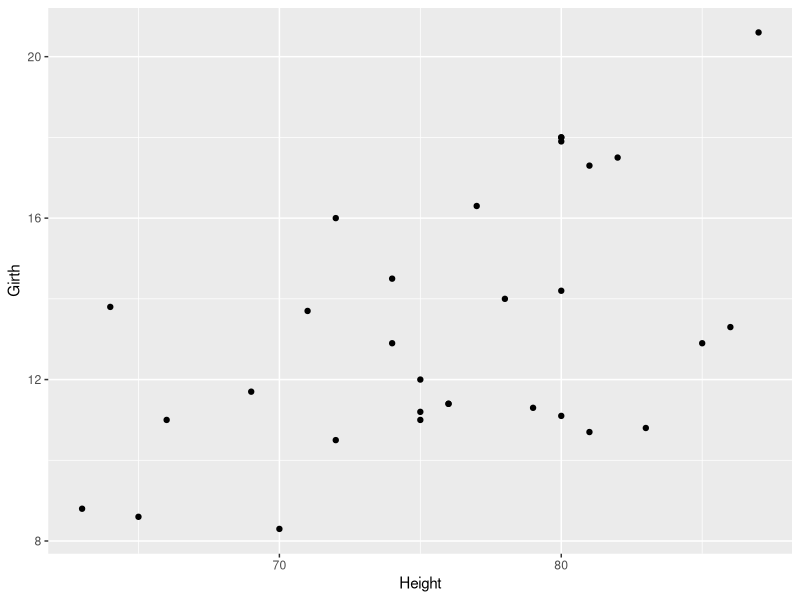
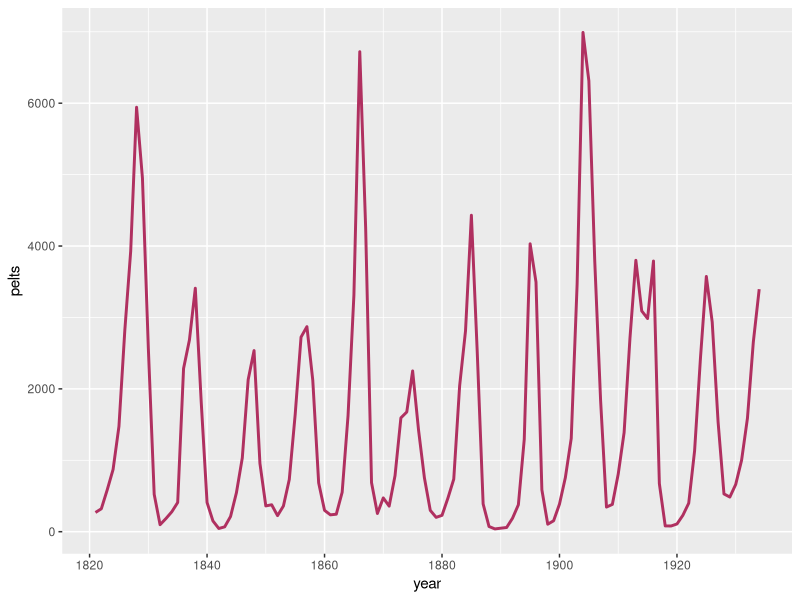
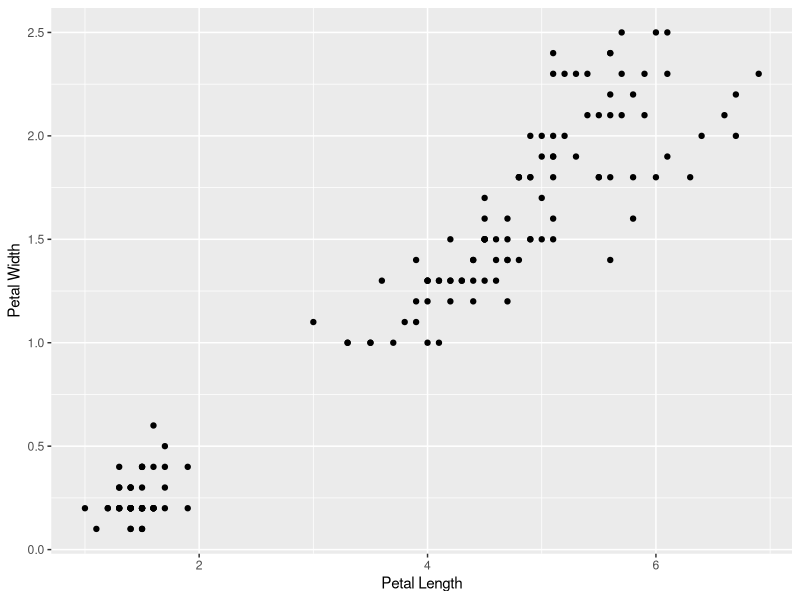
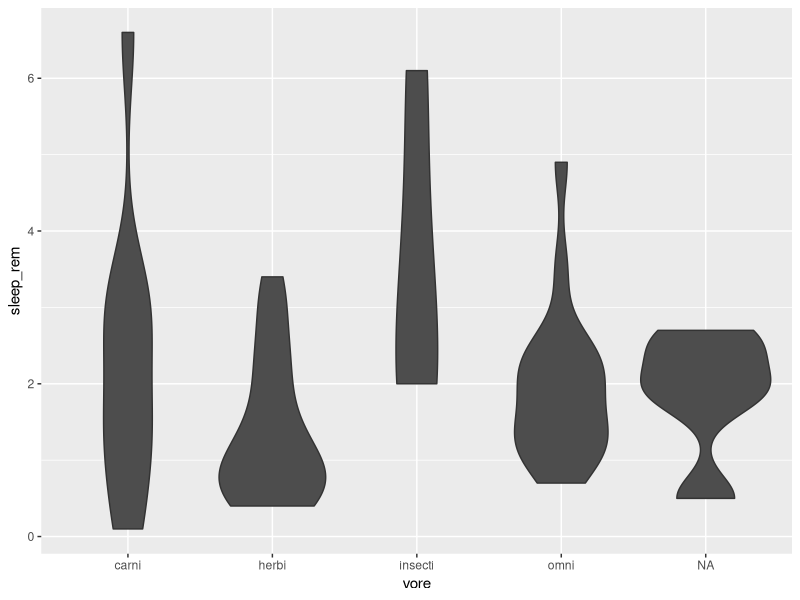
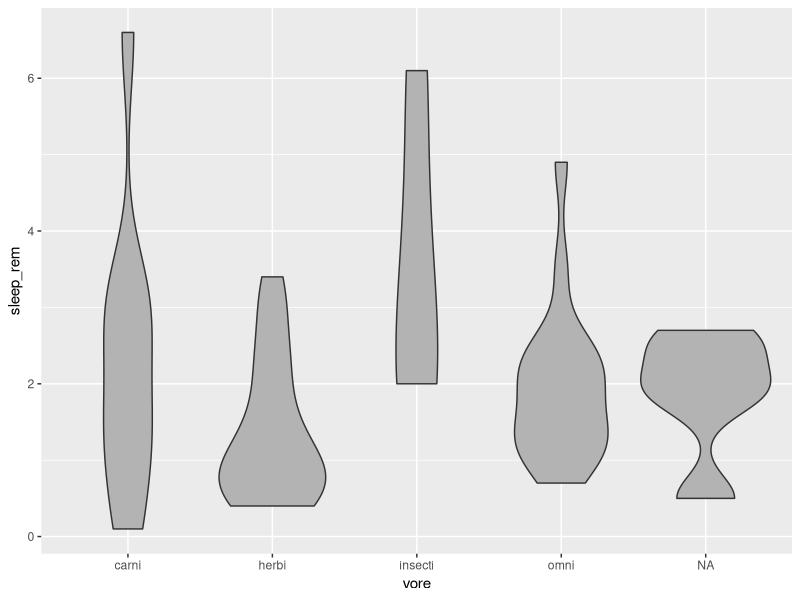

The R source for these figures, in order:
## ---- chunk 1
library(tidyverse)
## ---- chunk 2
data(trees)
?trees

ggplot(data=trees)+
  geom_point(mapping=aes(x=Height,y=Girth))
## ---- chunk 3
data(lynx)
?lynx

#creating a vector for years 1821-1934
year <- c(1821:1934)
year

#inspecting the class of the lynx data set
class(lynx)
# the class is "time series"

#converting ts to vector
pelts <- as.vector(lynx)
pelts

#creating a data frame with pelts and year
lynxDF <- data.frame(year,pelts)
lynxDF

#plotting with ggplot. A maroon linechart
ggplot(data=lynxDF)+
  geom_line(mapping=aes(x=year,y=pelts),color="Maroon",size=1)
## ---- chunk 4
#iris data set
data(iris)

?iris

#iris scatter plot with modified labels
ggplot(data=iris)+
  geom_point(mapping=aes(x=Petal.Length,y=Petal.Width)) +
  labs(x="Petal Length", y = "Petal Width")
## ---- chunk 5
#msleep data set
data(msleep)
?msleep

#Plot 4
#A violin plot with fill set to gray30
ggplot(data=msleep) +
  geom_violin(mapping=aes(x=vore,y=sleep_rem),fill="gray30")

#Plot 5
#A violin plot with fill set to gray70
ggplot(data=msleep) +
  geom_violin(mapping=aes(x=vore,y=sleep_rem),fill="gray70")
